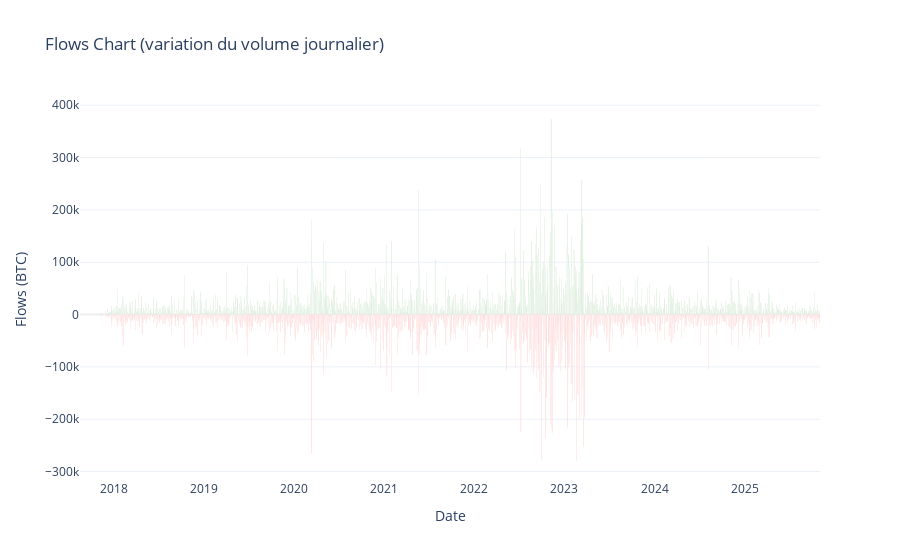

The cell this chart's notebook holds for it:
### Code cell
fig_flows = go.Figure()
fig_flows.add_trace(go.Bar(x=df_flows.index,y=df_flows['flows'], marker_color=df_flows['flows'].apply(lambda x: 'green' if x >0 else 'red')))
fig_flows.update_layout(
    title="Flows Chart (variation du volume journalier)",
    xaxis_title="Date",
    yaxis_title="Flows (BTC)",
    template="plotly_white"
)
fig_flows.show()

### Figure 1 — Plotly figure (JSON) as saved in the notebook; plotly's stock layout.template omitted (floating-point values rounded to 4 significant figures; data arrays with more than 128 entries replaced by an {"elided": "..."} marker saying what was removed)
{"data": [{"marker": {"color": {"elided": "2998 str values"}}, "type": "bar", "x": {"elided": "2998 str values"}, "y": {"elided": "2998 float values"}}], "layout": {"title": {"text": "Flows Chart (variation du volume journalier)"}, "xaxis": {"title": {"text": "Date"}}, "yaxis": {"title": {"text": "Flows (BTC)"}}}}
